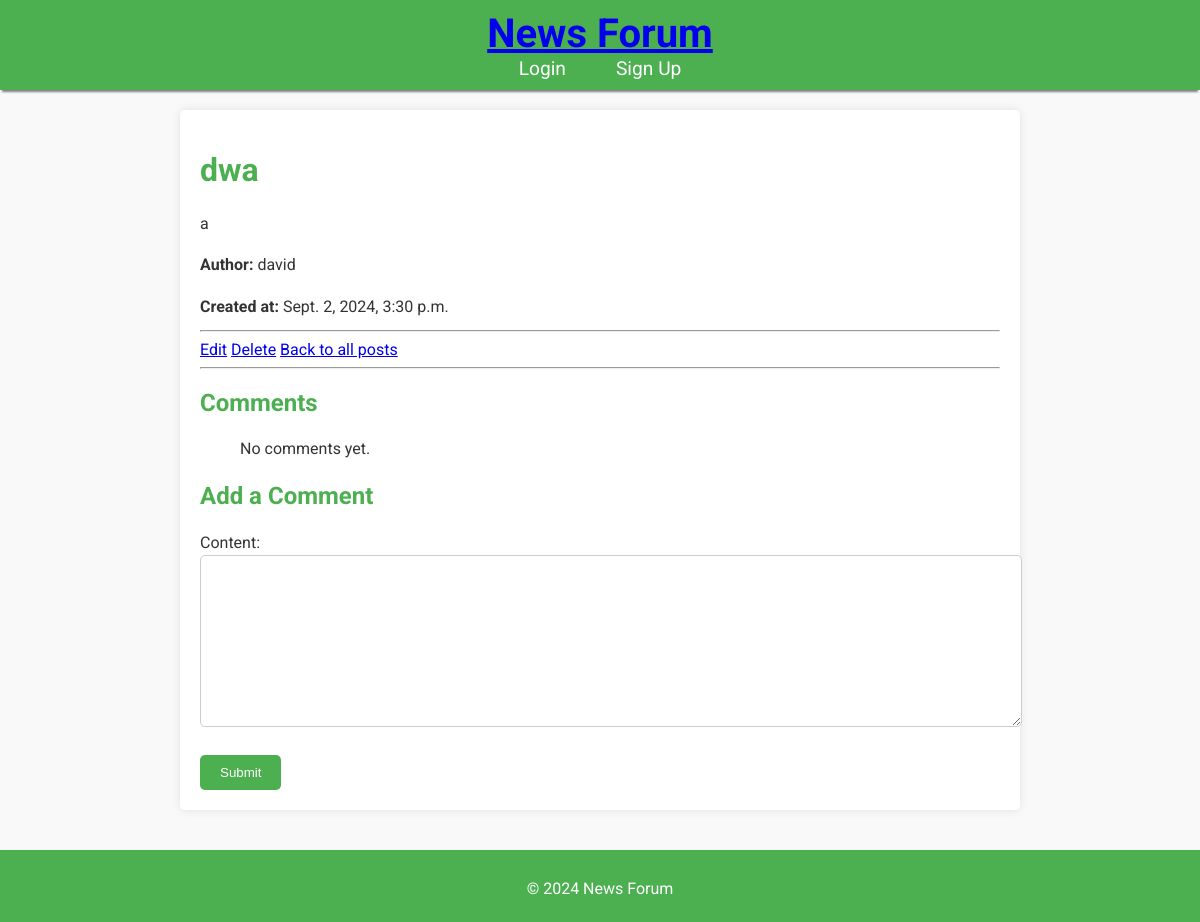
/post/5/, run on the app's committed database.
### news/models.py (models this page shows, shortened)
class Post(models.Model):
    title = models.CharField(max_length=200)
    content = models.TextField()
    created_at = models.DateTimeField(auto_now_add=True)
    updated_at = models.DateTimeField(auto_now=True)
    author = models.ForeignKey(User, on_delete=models.CASCADE)
    category = models.ForeignKey(Category, on_delete=models.SET_NULL, null=True)
    upvotes = models.IntegerField(default=0)
    downvotes = models.IntegerField(default=0)

### news/views.py (the view)
# urls.py: path('post/<int:id>/', views.post_detail, name='post_detail'),
def post_detail(request, id):
    post = get_object_or_404(Post, id=id)
    form = CommentForm()
    return render(request, 'news/post_detail.html', {'post': post, 'form': form})

### news/forms.py
class CommentForm(forms.ModelForm):
    class Meta:
        model = Comment
        fields = ['content']

### news/templates/news/post_detail.html (shortened to what this page needs)
{% extends 'base.html' %}
{% block content %}
    <h1>{{ post.title }}</h1>
    <p>{{ post.content }}</p>
    <p><strong>Author:</strong> {{ post.author.username }}</p>
    <p><strong>Created at:</strong> {{ post.created_at }}</p>
    <hr>
    <a href="{% url 'post_edit' post.id %}">Edit</a>
    <a href="{% url 'post_delete' post.id %}">Delete</a>
    <a href="{% url 'post_list' %}">Back to all posts</a>
    <hr>
    <h2>Comments</h2>
    <ul>
        {% for comment in post.comments.all %}
            <li>
                <p>{{ comment.content }}</p>
                <small>by {{ comment.user.username }} on {{ comment.created_at }}</small>
                {% if comment.user == request.user %}
                    <a href="{% url 'edit_comment' comment.id %}">Edit</a>
                    <a href="{% url 'delete_comment' comment.id %}">Delete</a>
                {% endif %}
            </li>
        {% empty %}
            <p>No comments yet.</p>
        {% endfor %}
    </ul>
    <h2>Add a Comment</h2>
    <form method="post" action="{% url 'add_comment' post.id %}">
        {{ form.as_p }}
        <button type="submit">Submit</button>
    </form>
{% endblock %}

### news/static/css/style.css (style rules this page uses)
body { font-family: 'Roboto', sans-serif; background-color: #f9f9f9; color: #333; margin: 0; padding: 0; }
h1, h2 { color: #4CAF50; }
p { line-height: 1.6; margin-bottom: 10px; }
button { background-color: #4CAF50; color: white; padding: 10px 20px; border: none; border-radius: 5px; cursor: pointer; }
html, body { height: 100%; margin: 0; display: flex; flex-direction: column; }
input[type="text"], input[type="password"], textarea { width: 100%; padding: 10px; margin-bottom: 10px; border: 1px solid #ccc; border-radius: 5px; }
button[type="submit"] { background-color: #4CAF50; color: white; border: none; padding: 10px 20px; cursor: pointer; border-radius: 5px; }

### data on the page
Post: title "dwa", content "a", author.username "david", created_at "Sept. 2, 2024, 3:30 p.m."
